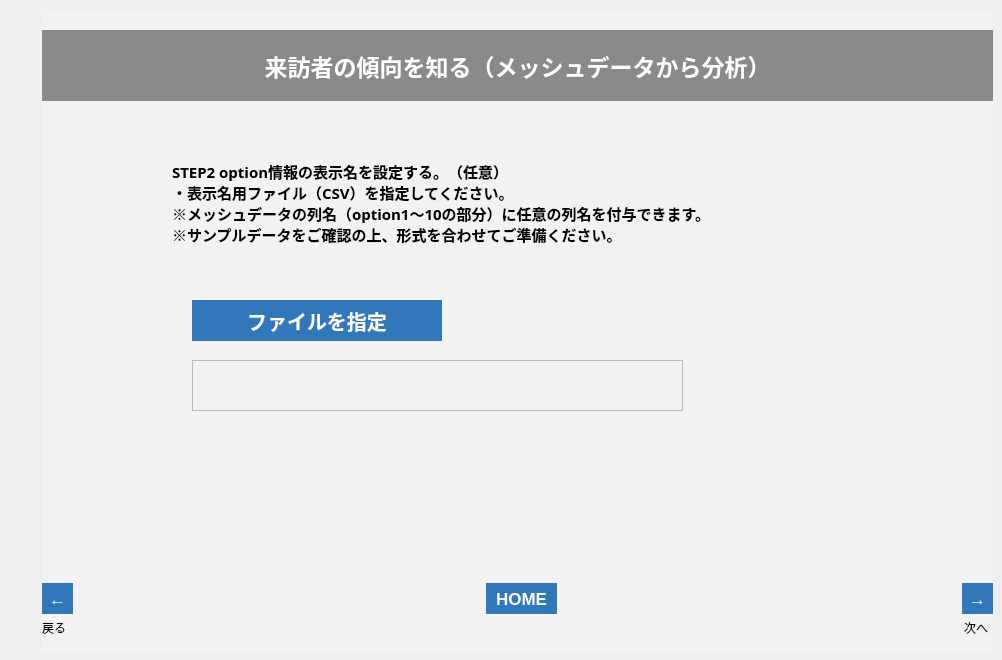
   <widget class="QWidget" name="tab_5">
    <attribute name="title">
     <string>001_3</string>
    </attribute>
    <widget class="QFrame" name="frame_6">
     <property name="geometry">
      <rect>
       <x>42</x>
       <y>10</y>
       <width>951</width>
       <height>641</height>
      </rect>
     </property>
     <property name="styleSheet">
      <string notr="true">background-color: rgb(242, 242, 242);</string>
     </property>
     <property name="frameShape">
      <enum>QFrame::NoFrame</enum>
     </property>
     <property name="frameShadow">
      <enum>QFrame::Plain</enum>
     </property>
     <property name="lineWidth">
      <number>0</number>
     </property>
     <widget class="QLabel" name="lbl_001_3_n">
      <property name="geometry">
       <rect>
        <x>922</x>
        <y>610</y>
        <width>31</width>
        <height>16</height>
       </rect>
      </property>
      <property name="text">
       <string>次へ</string>
      </property>
     </widget>
     <widget class="QLabel" name="label_54">
      <property name="geometry">
       <rect>
        <x>0</x>
        <y>610</y>
        <width>50</width>
        <height>16</height>
       </rect>
      </property>
      <property name="text">
       <string>戻る</string>
      </property>
     </widget>
     <widget class="QToolButton" name="btn_001_3_n">
      <property name="enabled">
       <bool>true</bool>
      </property>
      <property name="geometry">
       <rect>
        <x>920</x>
        <y>573</y>
        <width>31</width>
        <height>31</height>
       </rect>
      </property>
      <property name="font">
       <font>
        <pointsize>13</pointsize>
        <weight>75</weight>
        <bold>true</bold>
       </font>
      </property>
      <property name="styleSheet">
       <string notr="true">background-color: rgb(48,120,186);
color: rgb(255, 255, 255);
border: none;</string>
      </property>
      <property name="text">
       <string>→</string>
      </property>
     </widget>
     <widget class="QToolButton" name="btn_001_3_b">
      <property name="geometry">
       <rect>
        <x>0</x>
        <y>573</y>
        <width>31</width>
        <height>31</height>
       </rect>
      </property>
      <property name="font">
       <font>
        <pointsize>13</pointsize>
        <weight>75</weight>
        <bold>true</bold>
       </font>
      </property>
      <property name="styleSheet">
       <string notr="true">background-color: rgb(48,120,186);
color: rgb(255, 255, 255);
border: none;</string>
      </property>
      <property name="text">
       <string>←</string>
      </property>
     </widget>
     <widget class="QLabel" name="label_55">
      <property name="geometry">
       <rect>
        <x>0</x>
        <y>20</y>
        <width>951</width>
        <height>71</height>
       </rect>
      </property>
      <property name="font">
       <font>
        <family>游ゴシック</family>
        <pointsize>17</pointsize>
        <weight>75</weight>
        <bold>true</bold>
       </font>
      </property>
      <property name="styleSheet">
       <string notr="true">background-color: rgb(138, 138, 138);
color: rgb(255, 255, 255);</string>
      </property>
      <property name="text">
       <string>来訪者の傾向を知る（メッシュデータから分析）</string>
      </property>
      <property name="alignment">
       <set>Qt::AlignCenter</set>
      </property>
     </widget>
     <widget class="QLabel" name="lbl_001_3">
      <property name="geometry">
       <rect>
        <x>150</x>
        <y>420</y>
        <width>711</width>
        <height>51</height>
       </rect>
      </property>
      <property name="font">
       <font>
        <family>游ゴシック</family>
        <pointsize>16</pointsize>
        <weight>75</weight>
        <bold>true</bold>
       </font>
      </property>
      <property name="styleSheet">
       <string notr="true">border-color: rgb(220, 220, 220);
color: rgb(255, 0, 0);</string>
      </property>
      <property name="frameShape">
       <enum>QFrame::Box</enum>
      </property>
      <property name="lineWidth">
       <number>0</number>
      </property>
      <property name="midLineWidth">
       <number>0</number>
      </property>
      <property name="text">
       <string/>
      </property>
      <property name="alignment">
       <set>Qt::AlignLeading|Qt::AlignLeft|Qt::AlignVCenter</set>
      </property>
     </widget>
     <widget class="QLabel" name="label_28">
      <property name="geometry">
       <rect>
        <x>130</x>
        <y>150</y>
        <width>711</width>
        <height>131</height>
       </rect>
      </property>
      <property name="font">
       <font>
        <family>游ゴシック</family>
        <pointsize>11</pointsize>
        <weight>75</weight>
        <bold>true</bold>
       </font>
      </property>
      <property name="styleSheet">
       <string notr="true">border-color: rgb(220, 220, 220);</string>
      </property>
      <property name="frameShape">
       <enum>QFrame::Box</enum>
      </property>
      <property name="lineWidth">
       <number>0</number>
      </property>
      <property name="midLineWidth">
       <number>0</number>
      </property>
      <property name="text">
       <string>STEP2 option情報の表示名を設定する。（任意）
・表示名用ファイル（CSV）を指定してください。
※メッシュデータの列名（option1～10の部分）に任意の列名を付与できます。
※サンプルデータをご確認の上、形式を合わせてご準備ください。
</string>
      </property>
      <property name="alignment">
       <set>Qt::AlignLeading|Qt::AlignLeft|Qt::AlignTop</set>
      </property>
     </widget>
     <widget class="QPushButton" name="btn_option_load">
      <property name="geometry">
       <rect>
        <x>150</x>
        <y>290</y>
        <width>250</width>
        <height>41</height>
       </rect>
      </property>
      <property name="font">
       <font>
        <family>游ゴシック</family>
        <pointsize>15</pointsize>
        <weight>75</weight>
        <bold>true</bold>
       </font>
      </property>
      <property name="autoFillBackground">
       <bool>false</bool>
      </property>
      <property name="styleSheet">
       <string notr="true">background-color: rgb(48,120,186);
color: rgb(255, 255, 255);
border: none;</string>
      </property>
      <property name="text">
       <string>ファイルを指定</string>
      </property>
     </widget>
     <widget class="QListWidget" name="list_optioncsv">
      <property name="geometry">
       <rect>
        <x>150</x>
        <y>350</y>
        <width>491</width>
        <height>51</height>
       </rect>
      </property>
      <property name="font">
       <font>
        <pointsize>12</pointsize>
       </font>
      </property>
     </widget>
     <widget class="QToolButton" name="btn_home_3">
      <property name="geometry">
       <rect>
        <x>444</x>
        <y>573</y>
        <width>71</width>
        <height>31</height>
       </rect>
      </property>
      <property name="font">
       <font>
        <pointsize>13</pointsize>
        <weight>75</weight>
        <bold>true</bold>
       </font>
      </property>
      <property name="styleSheet">
       <string notr="true">background-color: rgb(48,120,186);
color: rgb(255, 255, 255);
border: none;</string>
      </property>
      <property name="text">
       <string>HOME</string>
      </property>
     </widget>
    </widget>
   </widget>
